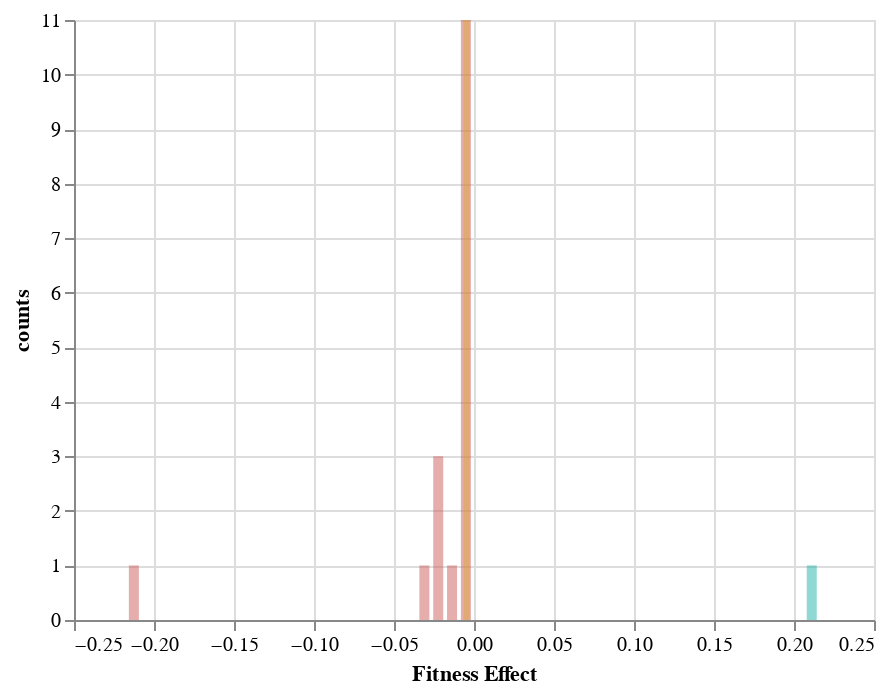

This figure's notebook cell:
### Code cell
readtest.summary()

### Figure 1 — Vega-Lite specification as saved in the notebook (floating-point values rounded to 4 significant figures)
{"config": {"view": {"continuousWidth": 400, "continuousHeight": 300}}, "layer": [{"mark": {"type": "bar", "color": "cornflowerblue", "opacity": 0.5}, "encoding": {"color": {"condition": {"value": "lightseagreen", "test": "(datum.values > 0)"}, "value": "indianred"}, "tooltip": [{"type": "quantitative", "field": "values", "title": "Fitness Effect"}], "x": {"type": "quantitative", "axis": {"title": "Fitness Effect"}, "field": "values"}, "y": {"type": "quantitative", "field": "counts"}}}, {"mark": {"type": "rule", "color": "goldenrod", "opacity": 0.4}, "encoding": {"size": {"value": 3}, "tooltip": [{"type": "quantitative", "aggregate": "mean", "field": "values", "title": "Mean Fitness Effect"}], "x": {"type": "quantitative", "field": "mean"}}}], "data": {"name": "data-00bca4170fcb362343b2ec489206efad"}, "$schema": "https://vega.github.io/schema/vega-lite/v4.8.1.json", "datasets": {"data-00bca4170fcb362343b2ec489206efad": [{"values": -0.2126, "counts": 1, "mean": -0.004605}, {"values": -0.2039, "counts": 0, "mean": -0.004605}, {"values": -0.1953, "counts": 0, "mean": -0.004605}, {"values": -0.1866, "counts": 0, "mean": -0.004605}, {"values": -0.178, "counts": 0, "mean": -0.004605}, {"values": -0.1694, "counts": 0, "mean": -0.004605}, {"values": -0.1607, "counts": 0, "mean": -0.004605}, {"values": -0.1521, "counts": 0, "mean": -0.004605}, {"values": -0.1434, "counts": 0, "mean": -0.004605}, {"values": -0.1348, "counts": 0, "mean": -0.004605}, {"values": -0.1261, "counts": 0, "mean": -0.004605}, {"values": -0.1175, "counts": 0, "mean": -0.004605}, {"values": -0.1088, "counts": 0, "mean": -0.004605}, {"values": -0.1002, "counts": 0, "mean": -0.004605}, {"values": -0.09154, "counts": 0, "mean": -0.004605}, {"values": -0.08289, "counts": 0, "mean": -0.004605}, {"values": -0.07424, "counts": 0, "mean": -0.004605}, {"values": -0.0656, "counts": 0, "mean": -0.004605}, {"values": -0.05695, "counts": 0, "mean": -0.004605}, {"values": -0.0483, "counts": 0, "mean": -0.004605}, {"values": -0.03966, "counts": 0, "mean": -0.004605}, {"values": -0.03101, "counts": 1, "mean": -0.004605}, {"values": -0.02237, "counts": 3, "mean": -0.004605}, {"values": -0.01372, "counts": 1, "mean": -0.004605}, {"values": -0.005072, "counts": 11, "mean": -0.004605}, {"values": 0.003574, "counts": 0, "mean": -0.004605}, {"values": 0.01222, "counts": 0, "mean": -0.004605}, {"values": 0.02087, "counts": 0, "mean": -0.004605}, {"values": 0.02951, "counts": 0, "mean": -0.004605}, {"values": 0.03816, "counts": 0, "mean": -0.004605}, {"values": 0.04681, "counts": 0, "mean": -0.004605}, {"values": 0.05545, "counts": 0, "mean": -0.004605}, {"values": 0.0641, "counts": 0, "mean": -0.004605}, {"values": 0.07275, "counts": 0, "mean": -0.004605}, {"values": 0.08139, "counts": 0, "mean": -0.004605}, {"values": 0.09004, "counts": 0, "mean": -0.004605}, {"values": 0.09868, "counts": 0, "mean": -0.004605}, {"values": 0.1073, "counts": 0, "mean": -0.004605}, {"values": 0.116, "counts": 0, "mean": -0.004605}, {"values": 0.1246, "counts": 0, "mean": -0.004605}, {"values": 0.1333, "counts": 0, "mean": -0.004605}, {"values": 0.1419, "counts": 0, "mean": -0.004605}, {"values": 0.1506, "counts": 0, "mean": -0.004605}, {"values": 0.1592, "counts": 0, "mean": -0.004605}, {"values": 0.1679, "counts": 0, "mean": -0.004605}, {"values": 0.1765, "counts": 0, "mean": -0.004605}, {"values": 0.1851, "counts": 0, "mean": -0.004605}, {"values": 0.1938, "counts": 0, "mean": -0.004605}, {"values": 0.2024, "counts": 0, "mean": -0.004605}, {"values": 0.2111, "counts": 1, "mean": -0.004605}]}}
